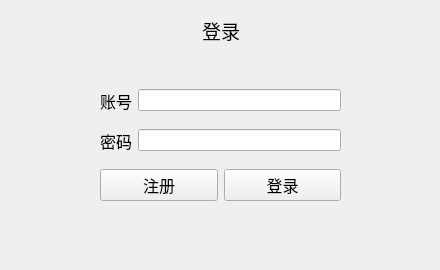
<?xml version="1.0" encoding="UTF-8"?>
<ui version="4.0">
 <class>Login_window</class>
 <widget class="QWidget" name="Login_window">
  <property name="geometry">
   <rect>
    <x>0</x>
    <y>0</y>
    <width>440</width>
    <height>270</height>
   </rect>
  </property>
  <property name="windowTitle">
   <string>Login</string>
  </property>
  <widget class="QWidget" name="layoutWidget">
   <property name="geometry">
    <rect>
     <x>100</x>
     <y>10</y>
     <width>241</width>
     <height>41</height>
    </rect>
   </property>
   <layout class="QHBoxLayout" name="horizontalLayout_4">
    <item>
     <spacer name="horizontalSpacer">
      <property name="orientation">
       <enum>Qt::Horizontal</enum>
      </property>
      <property name="sizeHint" stdset="0">
       <size>
        <width>40</width>
        <height>20</height>
       </size>
      </property>
     </spacer>
    </item>
    <item>
     <widget class="QLabel" name="label">
      <property name="font">
       <font>
        <pointsize>14</pointsize>
       </font>
      </property>
      <property name="text">
       <string>登录</string>
      </property>
     </widget>
    </item>
    <item>
     <spacer name="horizontalSpacer_2">
      <property name="orientation">
       <enum>Qt::Horizontal</enum>
      </property>
      <property name="sizeHint" stdset="0">
       <size>
        <width>40</width>
        <height>20</height>
       </size>
      </property>
     </spacer>
    </item>
   </layout>
  </widget>
  <widget class="QWidget" name="layoutWidget2">
   <property name="geometry">
    <rect>
     <x>100</x>
     <y>80</y>
     <width>241</width>
     <height>41</height>
    </rect>
   </property>
   <layout class="QHBoxLayout" name="horizontalLayout">
    <item>
     <widget class="QLabel" name="user_label">
      <property name="font">
       <font>
        <pointsize>12</pointsize>
       </font>
      </property>
      <property name="text">
       <string>账号</string>
      </property>
     </widget>
    </item>
    <item>
     <widget class="QLineEdit" name="user_lineEdit"/>
    </item>
   </layout>
  </widget>
  <widget class="QWidget" name="layoutWidget3">
   <property name="geometry">
    <rect>
     <x>100</x>
     <y>120</y>
     <width>241</width>
     <height>41</height>
    </rect>
   </property>
   <layout class="QHBoxLayout" name="horizontalLayout_2">
    <item>
     <widget class="QLabel" name="pwd_label">
      <property name="font">
       <font>
        <pointsize>12</pointsize>
       </font>
      </property>
      <property name="text">
       <string>密码</string>
      </property>
     </widget>
    </item>
    <item>
     <widget class="QLineEdit" name="pwd_lineEdit"/>
    </item>
   </layout>
  </widget>
  <widget class="QWidget" name="layoutWidget4">
   <property name="geometry">
    <rect>
     <x>100</x>
     <y>160</y>
     <width>241</width>
     <height>51</height>
    </rect>
   </property>
   <layout class="QHBoxLayout" name="horizontalLayout_3">
    <item>
     <widget class="QPushButton" name="register_pushButton">
      <property name="font">
       <font>
        <pointsize>12</pointsize>
       </font>
      </property>
      <property name="text">
       <string>注册</string>
      </property>
     </widget>
    </item>
    <item>
     <widget class="QPushButton" name="login_pushButton">
      <property name="font">
       <font>
        <pointsize>12</pointsize>
       </font>
      </property>
      <property name="text">
       <string>登录</string>
      </property>
     </widget>
    </item>
   </layout>
  </widget>
 </widget>
 <resources/>
 <connections/>
</ui>
